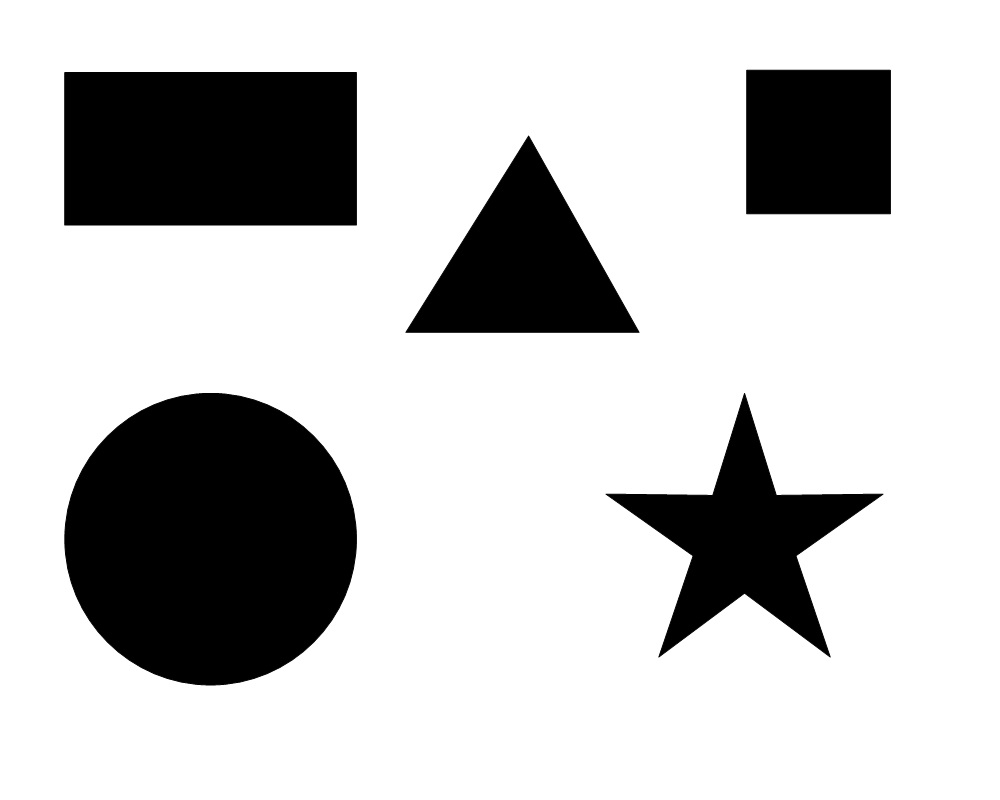
#> input picture images/someshapes.jpg, 1000 x 800 px
$ jupyter execute 'Identifying Shapes In a Image using opencv.ipynb'   (older library calls are emulated)
#> lines starting #> are read from the running program, lines starting #| are printed output that depends on the picture; after the words box and inside, x2 and y2 are one past the last pixel; in counts of white or black regions, pixels touching at a corner belong together
[cell 1]
import cv2
import numpy as np

img = cv2.imread('./images/someshapes.jpg')
#> img is the input picture: shape (800, 1000, 3); min 0, max 255, mean 197.7
gray = cv2.cvtColor(img, cv2.COLOR_BGR2GRAY)
cv2.imshow("Input image", gray)
cv2.waitKey(0)

# minimize computation using threshold function
ret, threshold_ = cv2.threshold(gray, 127, 255, 1)
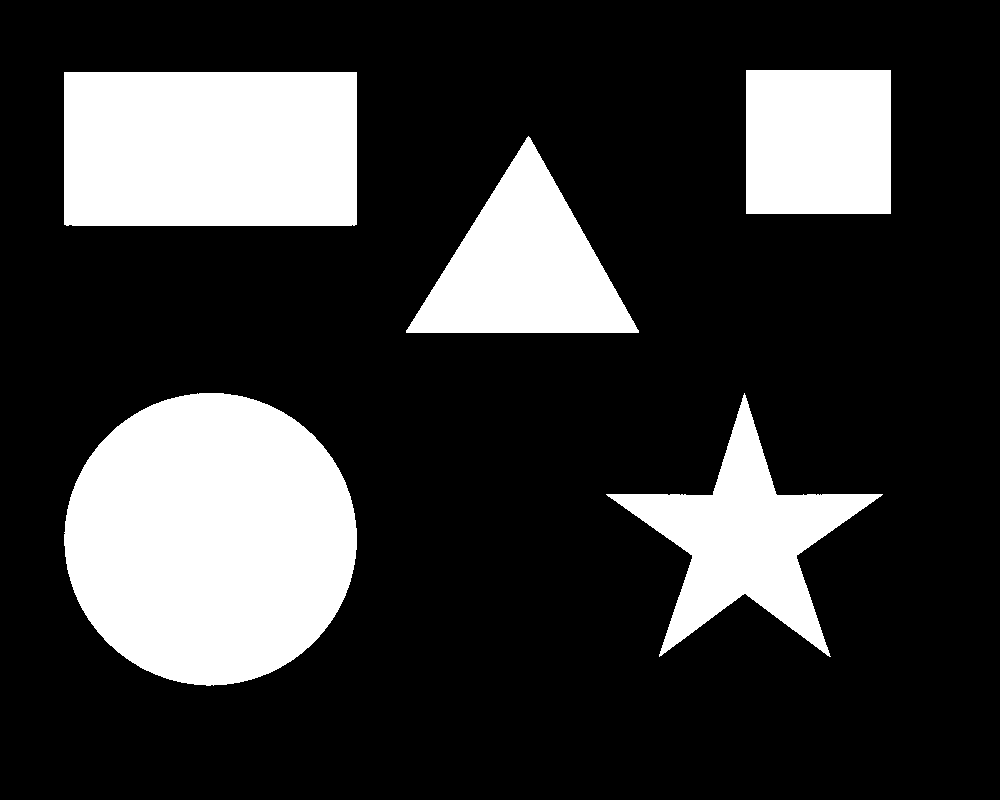
#> threshold_: shape (800, 1000); 22.5% white; 5 white regions

# extract contours
_, contours, hierarchy = cv2.findContours(threshold_.copy(), cv2.RETR_LIST, cv2.CHAIN_APPROX_NONE)
#> contours = 5 contours; box (x1, y1, x2, y2) and area: (64, 393, 357, 686) 66734, (64, 72, 357, 226) 44669, (606, 393, 883, 657) 23184, (406, 136, 639, 333) 22961, (746, 70, 891, 214) 20592

# Iterating through the contours
for cnt in contours:
    # get Approximation
    accuracy = 0.01 * cv2.arcLength(cnt, True)
    approx = cv2.approxPolyDP(cnt, accuracy, True)

    if len(approx) == 3:
        shape_name = "Triangle"
        # to draw contour
        cv2.drawContours(img, cnt, 0, (0,255,0), -1)

        # find contour center to place text at the center
        M = cv2.moments(cnt)
        cx = int (M['m10']/
                 M['m00'])
        cy = int(M['m01']/
                M['m00'])
        cv2.putText(img, shape_name, (cx-50, cy), cv2.FONT_HERSHEY_DUPLEX, 1, (0,0,0), 1)

    elif len(approx) == 4:
        x, y, w, h = cv2.boundingRect(cnt)
        M = cv2.moments(cnt)
        cx = int (M['m10']/M['m00'])
        cy = int (M['m01']/M['m00'])

        # checking whether rectangle or square

        if abs(h-w) <= 3:
            shape_name = "Square"
            cv2.drawContours(img, cnt, 0, (0,255,0), -1)
            cv2.putText(img, shape_name, (cx-50, cy), cv2.FONT_HERSHEY_DUPLEX, 1, (0,0,0), 1)

        else:
            shape_name = "Rectangle"
            cv2.drawContours(img, cnt, 0, (0,255,0), -1)
            cv2.putText(img, shape_name, (cx-50, cy), cv2.FONT_HERSHEY_DUPLEX, 1, (0,0,0), 1)

    elif len(approx) == 10:
        shape_name = "Star"
        M = cv2.moments(cnt)
        cx = int (M['m10']/M['m00'])
        cy = int (M['m01']/M['m00'])
        cv2.drawContours(img, cnt, 0, (0,255,0), -1)
        cv2.putText(img, shape_name, (cx-50, cy), cv2.FONT_HERSHEY_DUPLEX, 1, (0,0,0), 1)

    elif len(approx) == 10:
        shape_name = "Circle"
        M = cv2.moments(cnt)
        cx = int (M['m10']/M['m00'])
        cy = int (M['m01']/M['m00'])
        cv2.drawContours(img, cnt, 0, (0,255,0), -1)
        cv2.putText(img, shape_name, (cx-50, cy), cv2.FONT_HERSHEY_DUPLEX, 1, (0,0,0), 1)
#> this loop made 5 passes
#> (accuracy, approx, x, y, w, h, cx, cy) on passes 4 to 5: (8.9, [[64, 72], [64, 224], [356, 224], [356, 72]], 64, 72, 293, 154, 210, 148), (5.74, [[746, 70], [746, 213], [890, 213], [890, 70]], 746, 70, 145, 144, 818, 141)
#> (accuracy, approx, shape_name, cx, cy) on pass 3: (7.2, [[638, 330], [528, 136], [406, 332]], 'Triangle', 524, 266)
#> img: shape (800, 1000, 3); under 0.01% of pixels changed, all inside (x1, y1, x2, y2) = (64, 70, 747, 394)


# displaying identified parts
cv2.imshow("Identified parts", img)
cv2.waitKey(0)

cv2.destroyAllWindows()


$ run again, with images/4star.jpg copied over images/someshapes.jpg
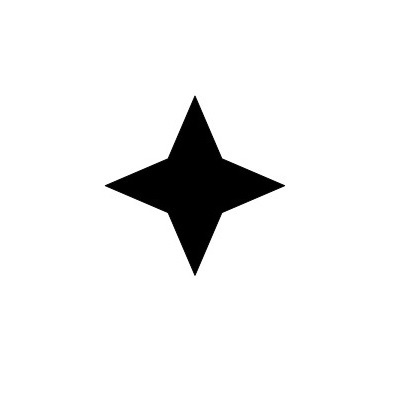
#> input picture images/4star.jpg, 400 x 400 px
#> img is the input picture: shape (400, 400, 3); min 0, max 255, mean 239.2
#> `ret, threshold_ = cv2.threshold(gray, 127, 255, 1)`:
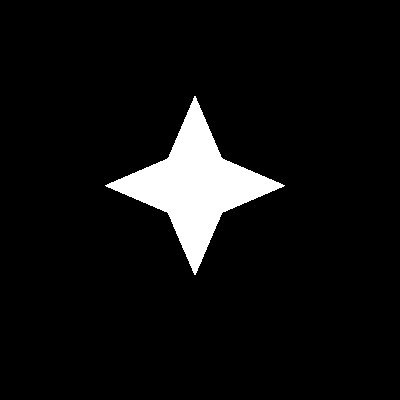
#> threshold_: shape (400, 400); 6.2% white; 1 white region
#> contours = 1 contour; box (x1, y1, x2, y2) and area: (105, 96, 285, 275) 9674
#> the loop `for cnt in contours:` made 1 pass
#> accuracy on pass 1: 5.87
